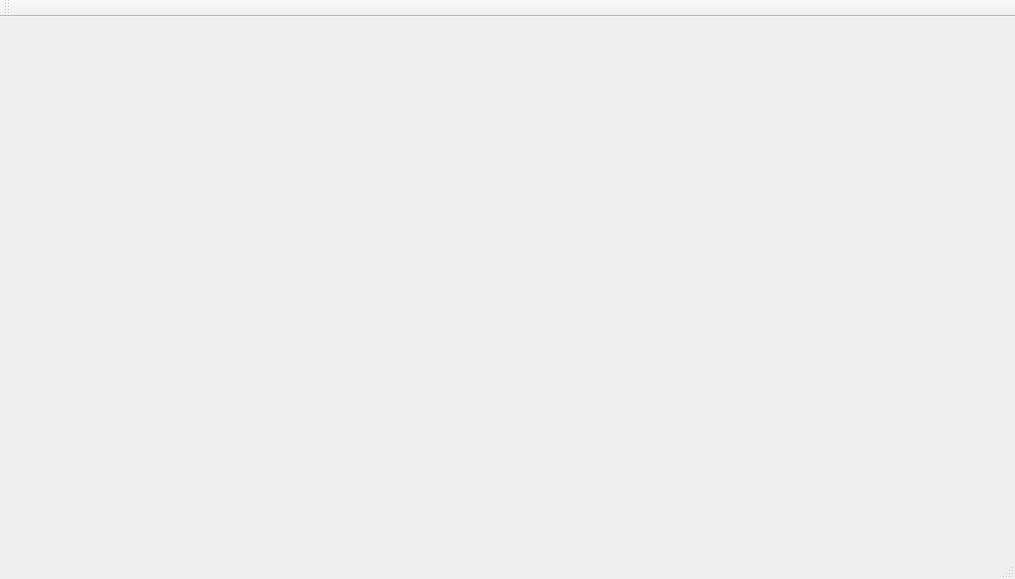
<?xml version="1.0" encoding="UTF-8"?>
<ui version="4.0">
 <class>GameWindow</class>
 <widget class="QMainWindow" name="GameWindow">
  <property name="geometry">
   <rect>
    <x>0</x>
    <y>0</y>
    <width>1015</width>
    <height>579</height>
   </rect>
  </property>
  <property name="windowTitle">
   <string>GameWindow</string>
  </property>
  <widget class="QWidget" name="centralWidget"/>
  <widget class="QMenuBar" name="menuBar">
   <property name="geometry">
    <rect>
     <x>0</x>
     <y>0</y>
     <width>1015</width>
     <height>27</height>
    </rect>
   </property>
  </widget>
  <widget class="QToolBar" name="mainToolBar">
   <attribute name="toolBarArea">
    <enum>TopToolBarArea</enum>
   </attribute>
   <attribute name="toolBarBreak">
    <bool>false</bool>
   </attribute>
  </widget>
  <widget class="QStatusBar" name="statusBar"/>
 </widget>
 <layoutdefault spacing="6" margin="11"/>
 <resources/>
 <connections/>
</ui>
